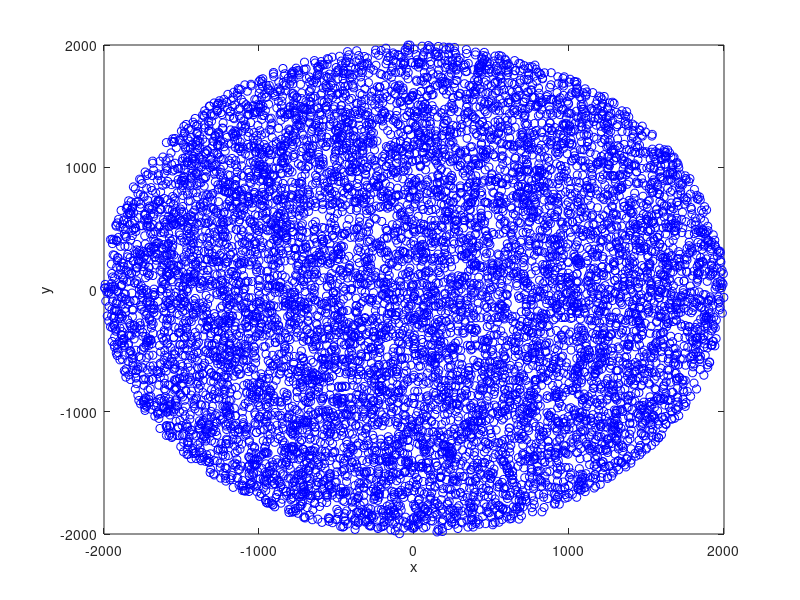
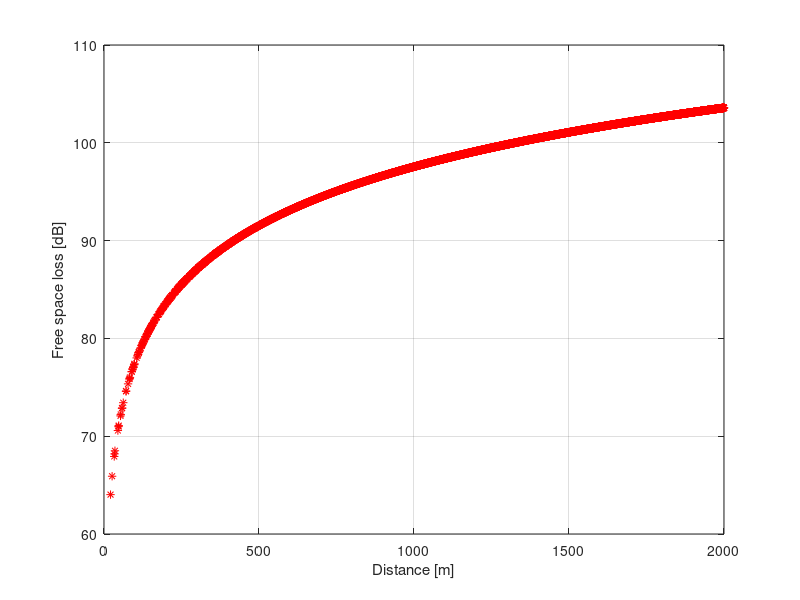
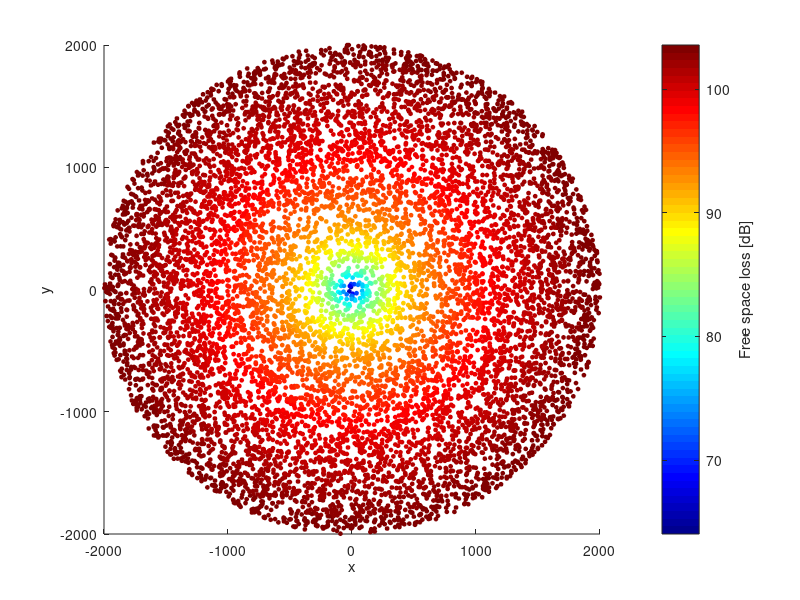

MATLAB code to generate these figures, in order:
%   ANDREA CASTRONOVO   16/12/2020

%% USER RANDOM DISTRIBUTION IN CIRCULAR AREA and CALCULATE OF FREE SPACE LOSS

 raggio = 2e3; %Raggio cella in metri
 n_utenti = 1e4; %Numero di utenti
 frequency = 1800;
 
 d_utenti = sqrt(rand(n_utenti,1)) * raggio; %Raggio in coordinate polari
 angolo_utenti = rand(n_utenti,1) * 2 * pi; %Angolo in coordinate polari
 
 x_utenti = d_utenti .* cos(angolo_utenti); %Posizione x cartesiana
 y_utenti = d_utenti .* sin(angolo_utenti); %Posizione y cartesiana
 
 %PLOT COPERTURA UTENTI
 plot(x_utenti,y_utenti,'ob')
 xlabel('x')
 ylabel('y')
 
 %FREE SPACE LOSS
 fsl_dB = 32.45 + 20*log10(d_utenti*1e-3) + 20*log10(frequency);
 
 %GRAFICO BIDIMENSIONALE ATTENUAZIONE
 figure %Creation a free figure to not overwrite previous plot
 plot(d_utenti,fsl_dB,'*r')
 xlabel('Distance [m]')
 ylabel('Free space loss [dB]')
 grid on
 
 %SCATTERPLOT AREA: position of users change color with fsl_frequency
 figure
 colormap jet
 scatter(x_utenti,y_utenti,8,fsl_dB,'MarkerFaceColor','flat');
 h = colorbar;
 xlabel('x')
 ylabel('y')
 ylabel(h,'Free space loss [dB]')
 
 